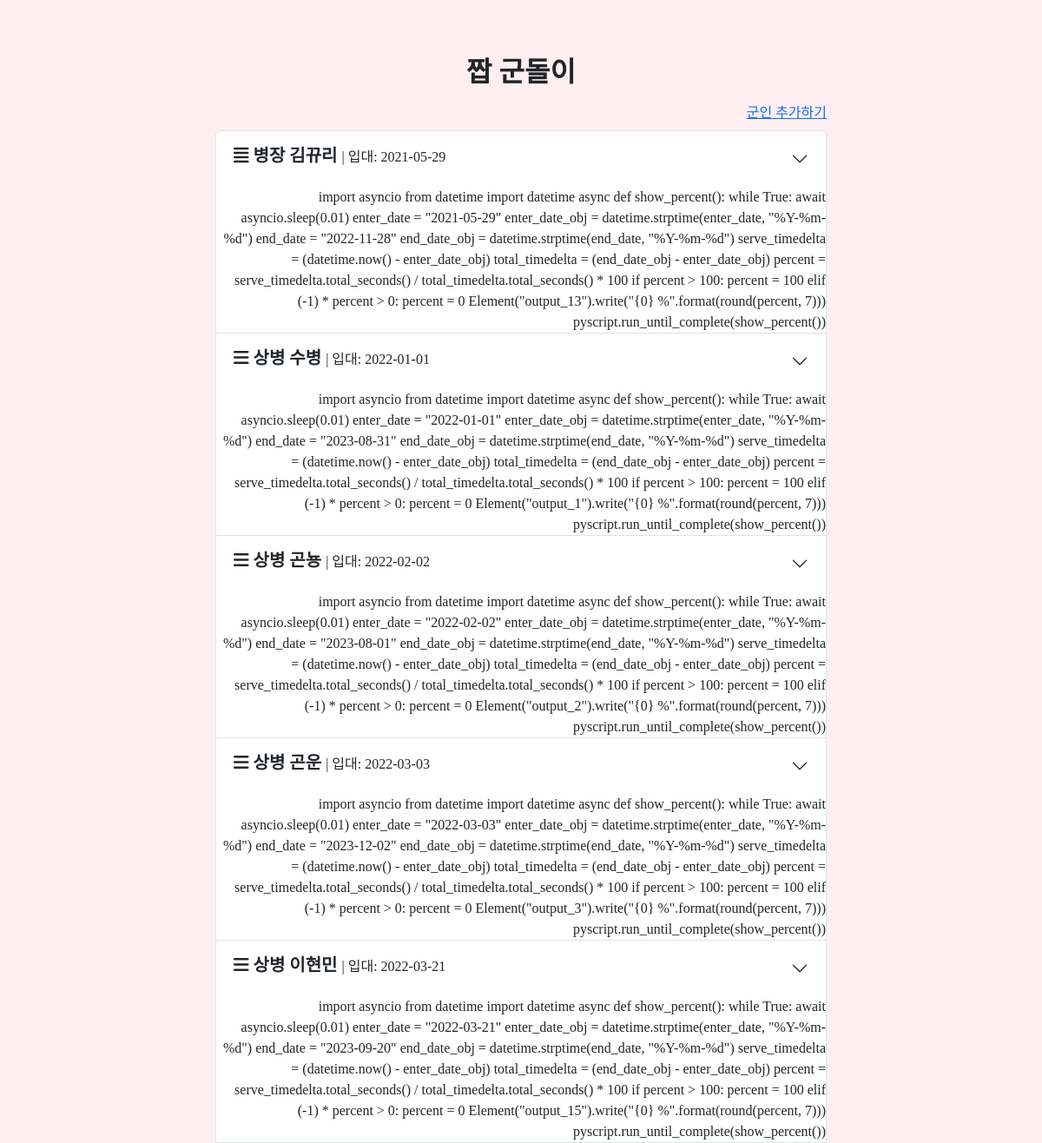
Page /fake_gundori/soldier/ (upper part) on the earlier database version.
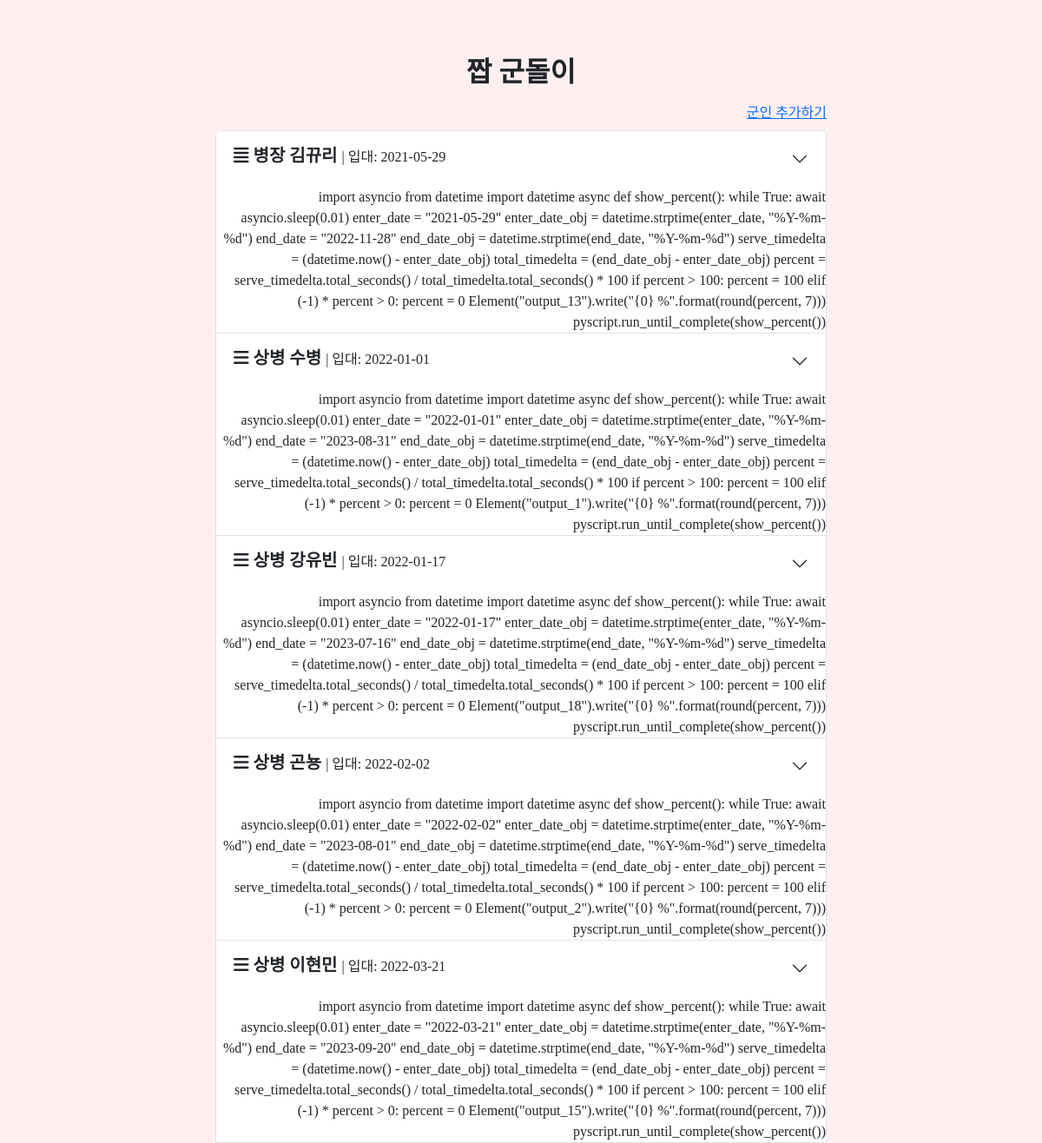
Same page on the later database version.
### fake_gundori/models.py (models this page shows, shortened)
class Soldier(models.Model):
    name = models.CharField(max_length=20)
    password = models.CharField(max_length=20, default="password")
    enter_date = models.DateTimeField()
    army_choice = models.CharField(choices=ARMY_CHOICE, max_length=30, null=True)
    bio = models.CharField(max_length=200, null=True, blank=True, default="한줄소개")
    def get_absolute_url(self):
        return reverse('soldier_detail', kwargs={'pk': self.pk})
    @property
    def end_date(self):
        enter_date = self.enter_date
        army_choice = self.army_choice
        if army_choice == "육군":
            end_date = enter_date + relativedelta(months=18) + relativedelta(days=-1)
        if army_choice == "해군":
            end_date = enter_date + relativedelta(months=20) + relativedelta(days=-1)
        if army_choice == "공군":
            end_date = enter_date + relativedelta(months=21) + relativedelta(days=-1)
        if army_choice == "공익":
            end_date = enter_date + relativedelta(months=21) + relativedelta(days=-1)
        if army_choice == "해병대":
            end_date = enter_date + relativedelta(months=18) + relativedelta(days=-1)
        return end_date
    @property
    def military_rank(self):
        enter_date = self.enter_date
        g2 = (enter_date + relativedelta(months=3)).replace(day=1)
        g3 = (g2 + relativedelta(months=6)).replace(day=1)
        g4 = (g3 + relativedelta(months=6)).replace(day=1)
        now = timezone.now()
        if now < g2:
            military_rank = '이병'
        elif now < g3:
            military_rank = '일병'
        elif now < g4:
            military_rank = '상병'
        else:
            military_rank = '병장'
        return military_rank
    @property
    def remain_days(self):
        end_date = self.end_date
        remain_days = (end_date - timezone.now()).days
        if remain_days < 0:
            remain_days = 0
        return remain_days
    @property
    def total_days(self):
        end_date = self.end_date
        enter_date = self.enter_date
        return (end_date - enter_date).days
    @property
    def days_until_now(self):
        total_days = self.total_days
        remain_days = self.remain_days
        return total_days - remain_days
    @property
    def percent(self):
        end_date = self.end_date
        enter_date = self.enter_date
        serve_timedelta = (timezone.now() - enter_date) # datetime.timedelta object
        total_timedelta = (end_date - enter_date) #datetime.timedelta object
        percent = serve_timedelta.total_seconds() / total_timedelta.total_seconds() * 100
        if percent > 100:
            percent = 100
        if percent < 0:
            percent = 0
        return round(percent)

### fake_gundori/views.py (the view)
# urls.py: path('soldier/', views.SoldierListView.as_view(), name='soldier-list'),
class SoldierListView(generic.ListView):
    context_object_name = 'soldier_list'
    template_name = 'soldier_list.html'
    paginate_by = 10
    def get_queryset(self):
        return Soldier.objects.all().order_by('enter_date')

### fake_gundori/templates/soldier_list.html (shortened to what this page needs)
{% extends "base_generic.html" %}
{% block title %}
<link rel="stylesheet" href="https://pyscript.net/latest/pyscript.css" />
{% endblock %}
{% block content %}
<div class="col-lg-8 mx-auto p-4 py-md-5">
  <div class="container text-center" style="font-family:Nanum Gothic;">
    <div>
      <div class="my-3">
        <h2 style="font-weight:700;">짭 군돌이</h2>
      </div>
      <div class="container text-end">
        <div class="row mb-2">
          <div class="col">
          </div>
          <div class="col">
          </div>
          <div class="col">
            <a href="add" class="">군인 추가하기</a>
          </div>
    </div>
    {% if soldier_list %}
      <div class="accordion mb-4" id="accordionExample">
        {% for soldier in soldier_list %}
        <div class="accordion-item">
          <h2 class="accordion-header" id="heading{% cycle 'One' 'Two' 'Three' 'Four' 'Five' 'Six' 'Seven' 'Eight' 'Nine' 'Ten' %}">
            <button class="accordion-button collapsed" type="button" data-bs-toggle="collapse" data-bs-target="#collapse{% cycle 'One' 'Two' 'Three' 'Four' 'Five' 'Six' 'Seven' 'Eight' 'Nine' 'Ten' %}" aria-expanded="false" aria-controls="collapse{% cycle 'One' 'Two' 'Three' 'Four' 'Five' 'Six' 'Seven' 'Eight' 'Nine' 'Ten' %}">
              <h5 class="fs-5 fw-bold">
                {% if soldier.military_rank == '병장' %}
                <i class="fa-solid fa-align-justify"></i>
                {% elif soldier.military_rank == '상병' %}
                <i class="fa-solid fa-bars"></i>
                {% elif soldier.military_rank == '일병' %}
                <i class="fa-solid fa-grip-lines"></i>
                {% elif soldier.military_rank == '이병' %}
                <i class="fa-solid fa-minus"></i>
                {% else %}
                <i class="fa-solid fa-align-justify"></i>
                {% endif %}
                  {{ soldier.military_rank }} {{ soldier.name }} <span class="fs-6 fw-light">| 입대: {{ soldier.enter_date|date:"Y-m-d" }}</span>
              </h5>
            </button>
          </h2>
          <py-script>
            import asyncio
            from datetime import datetime
            async def show_percent():
                while True:
                    await asyncio.sleep(0.01)
                    enter_date = "{{ soldier.enter_date|date:"Y-m-d" }}"
                    enter_date_obj = datetime.strptime(enter_date, "%Y-%m-%d")
                    end_date = "{{ soldier.end_date|date:"Y-m-d" }}"
                    end_date_obj = datetime.strptime(end_date, "%Y-%m-%d")
                    serve_timedelta = (datetime.now() - enter_date_obj)
                    total_timedelta = (end_date_obj - enter_date_obj)
                    percent = serve_timedelta.total_seconds() / total_timedelta.total_seconds() * 100
                    if percent > 100:
                        percent = 100
                    elif (-1) * percent > 0:
                        percent = 0
                    Element("output_{{ soldier.id }}").write("{0} %".format(round(percent, 7)))
            pyscript.run_until_complete(show_percent())
          </py-script>
        </div>
        {% endfor %}
      </div>
    {% else %}
    <p>군인을 추가해주세요.</p>
    {% endif %}
  </div>
</div>
{% endblock %}

### fake_gundori/templates/base_generic.html (shortened to what this page needs)
<!DOCTYPE html>
<html lang="en">
<head>
    {% load static %}
    {% load bootstrap5 %}
    {% bootstrap_css %}
    {% load sass_tags %}
    <link href="{% sass_src 'custom.scss' %}" rel="stylesheet" type="text/css" />
    <link href="{% static 'fontawesomefree/css/all.css' %}" rel="stylesheet" type="text/css">
    {% block title %}{% endblock %}
</head>
<body style="background-color: #ffeff1;">
    {% block content %}{% endblock %}
</body>
</html>

Differences in the rows shown:
removed Soldier: military_rank "상병", name "곤운", enter_date "2022-03-03", end_date "2023-12-02", id "3"
added Soldier: military_rank "상병", name "강유빈", enter_date "2022-01-17", end_date "2023-07-16", id "18"
